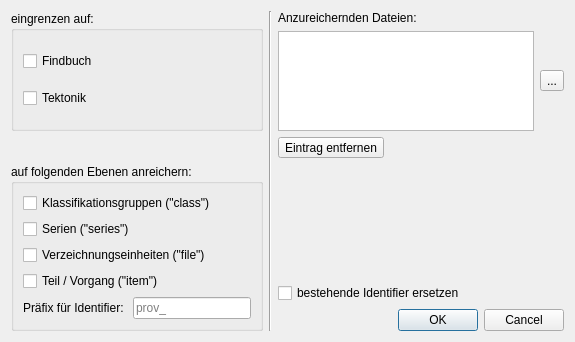
<?xml version="1.0" encoding="UTF-8"?>
<ui version="4.0">
 <class>idEnrichmentDialog</class>
 <widget class="QDialog" name="idEnrichmentDialog">
  <property name="windowModality">
   <enum>Qt::WindowModal</enum>
  </property>
  <property name="geometry">
   <rect>
    <x>0</x>
    <y>0</y>
    <width>575</width>
    <height>342</height>
   </rect>
  </property>
  <property name="windowTitle">
   <string>Identifier anreichern</string>
  </property>
  <property name="modal">
   <bool>true</bool>
  </property>
  <layout class="QGridLayout" name="gridLayout">
   <item row="1" column="3">
    <widget class="QToolButton" name="toolButton_id_enrichment_path">
     <property name="text">
      <string>...</string>
     </property>
    </widget>
   </item>
   <item row="3" column="2">
    <spacer name="verticalSpacer">
     <property name="orientation">
      <enum>Qt::Vertical</enum>
     </property>
     <property name="sizeHint" stdset="0">
      <size>
       <width>20</width>
       <height>83</height>
      </size>
     </property>
    </spacer>
   </item>
   <item row="2" column="2">
    <widget class="QToolButton" name="toolButton_id_enrichment_remove_entry">
     <property name="text">
      <string>Eintrag entfernen</string>
     </property>
    </widget>
   </item>
   <item row="0" column="0" rowspan="2">
    <widget class="QGroupBox" name="groupBox_2">
     <property name="title">
      <string>eingrenzen auf:</string>
     </property>
     <layout class="QVBoxLayout" name="verticalLayout_3">
      <item>
       <widget class="QCheckBox" name="checkBox_id_enrichment_process_findbuch">
        <property name="text">
         <string>Findbuch</string>
        </property>
       </widget>
      </item>
      <item>
       <widget class="QCheckBox" name="checkBox_id_enrichment_process_tektonik">
        <property name="text">
         <string>Tektonik</string>
        </property>
       </widget>
      </item>
     </layout>
    </widget>
   </item>
   <item row="3" column="0" rowspan="2">
    <widget class="QGroupBox" name="groupBox">
     <property name="title">
      <string>auf folgenden Ebenen anreichern:</string>
     </property>
     <layout class="QVBoxLayout" name="verticalLayout">
      <item>
       <widget class="QCheckBox" name="checkBox_id_enrichment_process_class">
        <property name="text">
         <string>Klassifikationsgruppen (&quot;class&quot;)</string>
        </property>
       </widget>
      </item>
      <item>
       <widget class="QCheckBox" name="checkBox_id_enrichment_process_series">
        <property name="text">
         <string>Serien (&quot;series&quot;)</string>
        </property>
       </widget>
      </item>
      <item>
       <widget class="QCheckBox" name="checkBox_id_enrichment_process_file">
        <property name="text">
         <string>Verzeichnungseinheiten (&quot;file&quot;)</string>
        </property>
       </widget>
      </item>
      <item>
       <widget class="QCheckBox" name="checkBox_id_enrichment_process_item">
        <property name="text">
         <string>Teil / Vorgang (&quot;item&quot;)</string>
        </property>
       </widget>
      </item>
      <item>
       <layout class="QHBoxLayout" name="horizontalLayout">
        <item>
         <widget class="QLabel" name="label_2">
          <property name="text">
           <string>Präfix für Identifier: </string>
          </property>
         </widget>
        </item>
        <item>
         <widget class="QLineEdit" name="lineEdit_id_prefix">
          <property name="placeholderText">
           <string>prov_</string>
          </property>
          <property name="clearButtonEnabled">
           <bool>true</bool>
          </property>
         </widget>
        </item>
       </layout>
      </item>
     </layout>
    </widget>
   </item>
   <item row="0" column="1" rowspan="5">
    <widget class="Line" name="line">
     <property name="orientation">
      <enum>Qt::Vertical</enum>
     </property>
    </widget>
   </item>
   <item row="1" column="2">
    <widget class="QListWidget" name="listWidget_id_enrichment_files">
     <property name="selectionMode">
      <enum>QAbstractItemView::MultiSelection</enum>
     </property>
    </widget>
   </item>
   <item row="0" column="2" colspan="2">
    <widget class="QLabel" name="label">
     <property name="text">
      <string>Anzureichernden Dateien:</string>
     </property>
    </widget>
   </item>
   <item row="4" column="2" colspan="2">
    <layout class="QVBoxLayout" name="verticalLayout_2">
     <item>
      <widget class="QCheckBox" name="checkBox_id_enrichment_replace_existing">
       <property name="text">
        <string>bestehende Identifier ersetzen</string>
       </property>
      </widget>
     </item>
     <item>
      <widget class="QDialogButtonBox" name="buttonBox_id_enrichment">
       <property name="orientation">
        <enum>Qt::Horizontal</enum>
       </property>
       <property name="standardButtons">
        <set>QDialogButtonBox::Cancel|QDialogButtonBox::Ok</set>
       </property>
      </widget>
     </item>
    </layout>
   </item>
  </layout>
 </widget>
 <resources/>
 <connections>
  <connection>
   <sender>buttonBox_id_enrichment</sender>
   <signal>accepted()</signal>
   <receiver>idEnrichmentDialog</receiver>
   <slot>accept()</slot>
   <hints>
    <hint type="sourcelabel">
     <x>248</x>
     <y>254</y>
    </hint>
    <hint type="destinationlabel">
     <x>157</x>
     <y>274</y>
    </hint>
   </hints>
  </connection>
  <connection>
   <sender>buttonBox_id_enrichment</sender>
   <signal>rejected()</signal>
   <receiver>idEnrichmentDialog</receiver>
   <slot>reject()</slot>
   <hints>
    <hint type="sourcelabel">
     <x>316</x>
     <y>260</y>
    </hint>
    <hint type="destinationlabel">
     <x>286</x>
     <y>274</y>
    </hint>
   </hints>
  </connection>
 </connections>
</ui>
